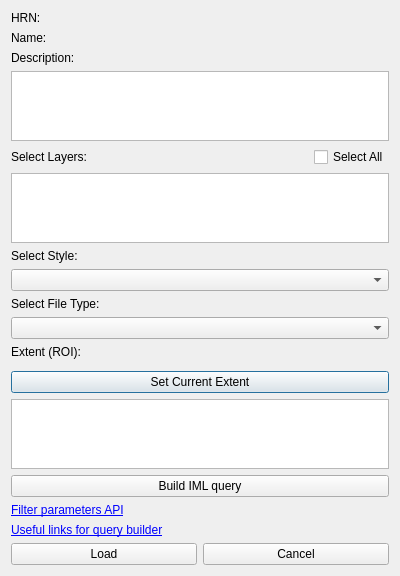
<?xml version="1.0" encoding="UTF-8"?>

<!--
#
# Copyright (c) 2024 HERE Europe B.V.
#
# SPDX-License-Identifier: MIT
# License-Filename: LICENSE
#
-->

<ui version="4.0">
 <class>MapMakingPopup</class>
 <widget class="QDialog" name="MapMakingPopup">
  <property name="geometry">
   <rect>
    <x>0</x>
    <y>0</y>
    <width>400</width>
    <height>553</height>
   </rect>
  </property>
  <property name="windowTitle">
   <string>MapMaking Project Details</string>
  </property>
  <layout class="QVBoxLayout" name="verticalLayout">
   <item>
    <widget class="QLabel" name="hrnLabel">
     <property name="text">
      <string>HRN: </string>
     </property>
    </widget>
   </item>
   <item>
    <widget class="QLabel" name="nameLabel">
     <property name="text">
      <string>Name: </string>
     </property>
    </widget>
   </item>
   <item>
    <widget class="QLabel" name="descriptionLabel">
     <property name="text">
      <string>Description: </string>
     </property>
    </widget>
   </item>
   <item>
    <widget class="QTextEdit" name="descriptionText">
     <property name="readOnly">
      <bool>true</bool>
     </property>
    </widget>
   </item>
   <item>
    <layout class="QHBoxLayout" name="layerSelectLayout">
     <item>
      <widget class="QLabel" name="layerListLabel">
       <property name="text">
        <string>Select Layers:</string>
       </property>
      </widget>
     </item>
     <item>
      <spacer name="horizontalSpacer">
       <property name="orientation">
        <enum>Qt::Horizontal</enum>
       </property>
       <property name="sizeHint" stdset="0">
        <size>
         <width>40</width>
         <height>20</height>
        </size>
       </property>
      </spacer>
     </item>
     <item>
      <widget class="QCheckBox" name="select_all_checkbox">
       <property name="text">
        <string>Select All</string>
       </property>
      </widget>
     </item>
    </layout>
   </item>
   <item>
    <widget class="QListWidget" name="layer_list_widget">
     <property name="selectionMode">
      <enum>QAbstractItemView::SingleSelection</enum>
     </property>
    </widget>
   </item>
   <item>
    <widget class="QLabel" name="style_label">
     <property name="text">
      <string>Select Style:</string>
     </property>
    </widget>
   </item>
   <item>
    <widget class="QComboBox" name="style_dropdown"/>
   </item>
   <item>
    <widget class="QLabel" name="file_type">
     <property name="text">
      <string>Select File Type:</string>
     </property>
    </widget>
   </item>
   <item>
    <widget class="QComboBox" name="filetype_dropdown"/>
   </item>
   <item>
    <widget class="QLabel" name="extent_label">
     <property name="text">
      <string>Extent (ROI):</string>
     </property>
    </widget>
   </item>
   <item>
    <widget class="QgsExtentWidget" name="extent_input" native="true"/>
   </item>
   <item>
    <widget class="QPushButton" name="extent_button">
     <property name="text">
      <string>Set Current Extent</string>
     </property>
    </widget>
   </item>
   <item>
    <widget class="QPlainTextEdit" name="text_query"/>
   </item>
   <item>
    <widget class="QPushButton" name="filter_button">
     <property name="text">
      <string>Build IML query</string>
     </property>
    </widget>
   </item>
   <item>
    <widget class="QLabel" name="label">
     <property name="text">
      <string>&lt;a href='https://interactive.data.api.platform.here.com/openapi/?url=/interactive/v1/static/openapi/interactive-map-api-viewer-experimental.yaml#/Read%20Features/getFeaturesByTile:~:text=Additional%20feature%20filters,the%20specification%20below'&gt;Filter parameters API&lt;/a&gt;</string>
     </property>
     <property name="openExternalLinks">
      <bool>true</bool>
     </property>
    </widget>
   </item>
   <item>
    <widget class="QLabel" name="label_2">
     <property name="text">
      <string>&lt;a href='https://here-technologies.atlassian.net/wiki/spaces/CMECM/pages/1271547268/QGIS+Plugin+V2+Query+IML+data+-+useful+links'&gt;Useful links for query builder&lt;/a&gt;</string>
     </property>
     <property name="openExternalLinks">
      <bool>true</bool>
     </property>
    </widget>
   </item>
   <item>
    <layout class="QHBoxLayout" name="buttonLayout">
     <item>
      <widget class="QPushButton" name="loadButton">
       <property name="text">
        <string>Load</string>
       </property>
      </widget>
     </item>
     <item>
      <widget class="QPushButton" name="cancelButton">
       <property name="text">
        <string>Cancel</string>
       </property>
      </widget>
     </item>
    </layout>
   </item>
  </layout>
 </widget>
 <customwidgets>
  <customwidget>
   <class>QgsExtentWidget</class>
   <extends></extends>
   <header>qgis.gui</header>
  </customwidget>
 </customwidgets>
 <resources/>
 <connections/>
</ui>
